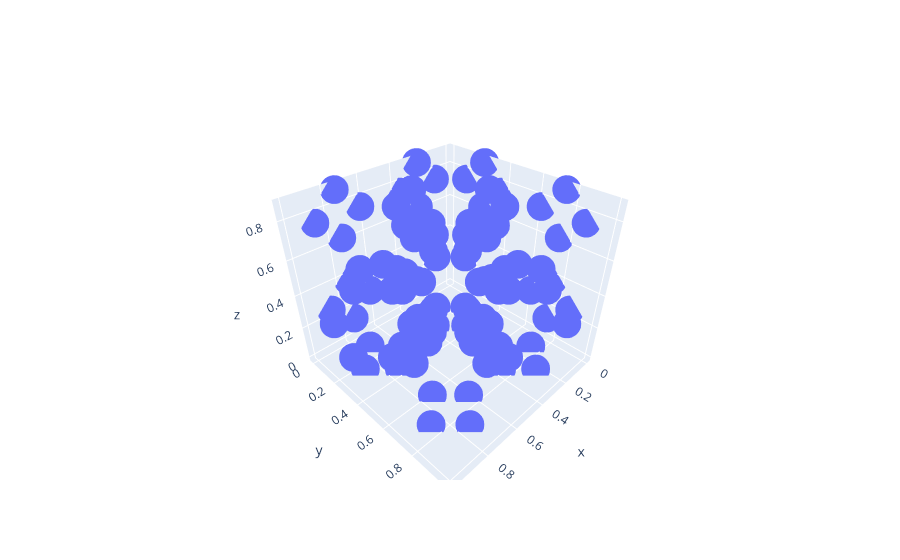

The cell this chart's notebook holds for it:
### Markdown cell above
### Visualization by Plotly

Use the raw data to plot by yourself.

### Code cell
waters = genice.lattice_sites  # cached; no additional calculation
import plotly.graph_objects as go

fig = go.Figure(
    data=[
        go.Scatter3d(
            x=waters[:, 0],
            y=waters[:, 1],
            z=waters[:, 2],
            marker=dict(size=10),
            mode="markers",
        )
    ]
)
fig.show()
